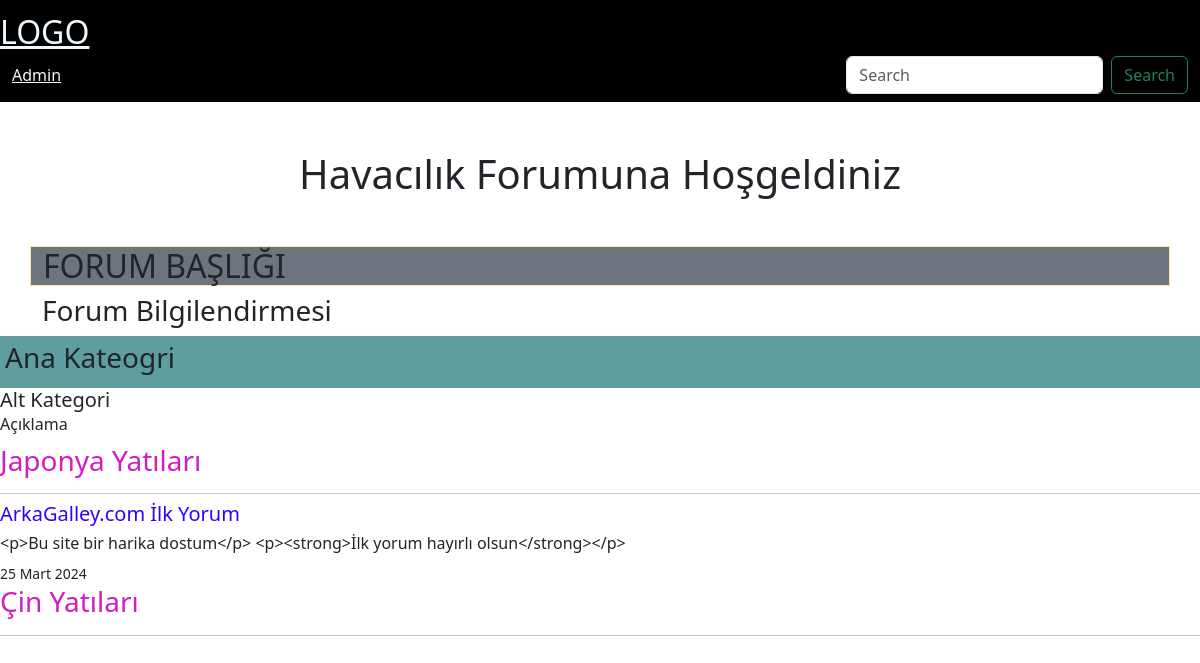
/altforum/, run on an earlier commit of the app's database.
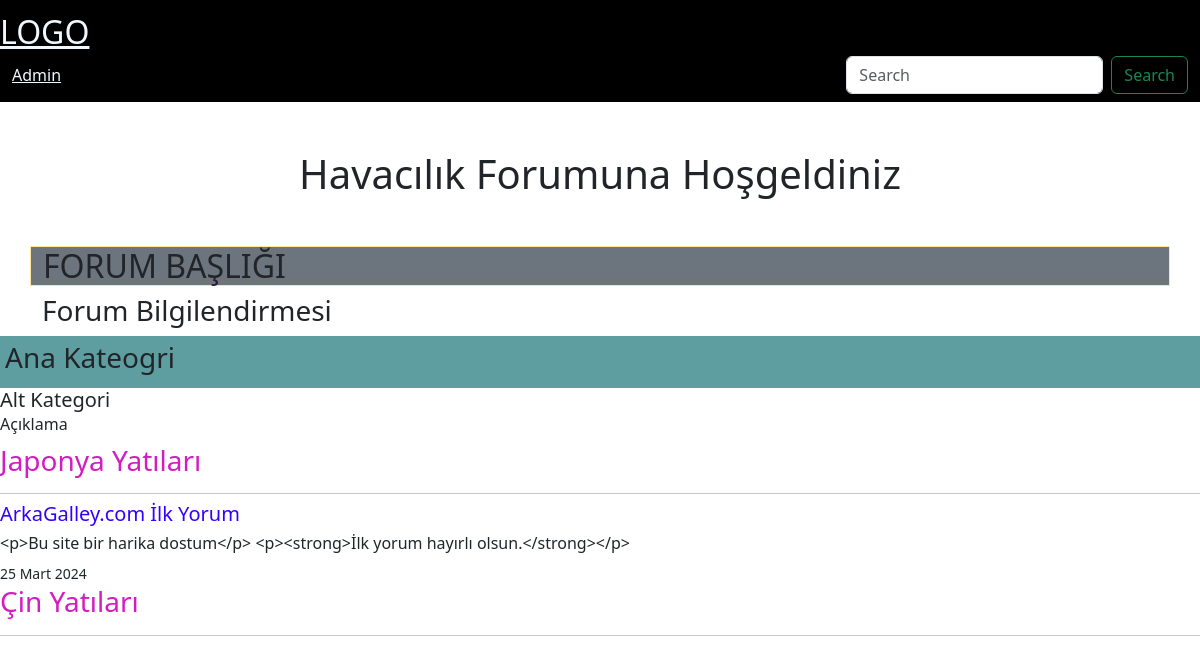
And on a later commit of the database.
### forum/models.py (models this page shows, shortened)
class Subjects(models.Model):
    name = models.CharField(max_length= 100,verbose_name='Konu')
    slug = models.SlugField(null = True, blank = True ,editable=False)
    altKategori = models.ForeignKey(Subcategory,on_delete = models.SET_NULL,null = True)
    created_at = models.DateTimeField(auto_now_add = True, null =True, verbose_name="Oluşturulma Tarihi")
    class Meta:
        verbose_name_plural= '03-Konu Başlıkları'
        verbose_name = 'Konu'
        ordering = ['name']

class Comment(models.Model):
    id = models.UUIDField(primary_key = True, db_index = True , unique= True , default =uuid.uuid4 , editable = False)
    title = models.CharField(max_length =400,verbose_name = 'Başlık')
    owner = models.ForeignKey(User, on_delete = models.CASCADE,null = True, verbose_name = 'Kullanıcı')
    subjects = models.ForeignKey(Subjects,on_delete=models.SET_NULL, null= True,verbose_name='Konu')
    content =RichTextField(('Yorumunuz'))
    image = models.ImageField(upload_to='forum/', verbose_name='Resim',null=True,blank= True)
    slug = models.SlugField(null = True, blank = True, editable = False)
    created_at = models.DateTimeField(auto_now_add = True, null =True, verbose_name="Oluşturulma Tarihi")
    class Meta:
        verbose_name_plural = "04-Yorumlar"
        verbose_name = "Yorum"
        ordering = ['-created_at']

### forum/views.py (the view)
# urls.py: path('altforum/',altForum, name='altForum'),
def altForum(request):
    mysubjects = Subjects.objects.all().order_by('name')
    comment = Comment.objects.all()
    context={
        'mysubjects': mysubjects,
        'comment':comment,
    }
    return render(request, 'forum2.html', context)

### templates/forum2.html (shortened to what this page needs)
{% load humanize %}
<!DOCTYPE html>
<html lang="tr">
<head>
    <link href="https://cdn.jsdelivr.net/npm/bootstrap@5.3.3/dist/css/bootstrap.min.css" rel="stylesheet"
>
    <link rel="stylesheet" href="../static/css/style.css">
</head>
<body>
    {% include 'partials/_navbar.html' %}
    <div class="container mt-3">
        <h1 class="text-center mb-5 mt-5">Havacılık Forumuna Hoşgeldiniz</h1>
        <div class="row">
            <h2 class="border border-1 border-warning-subtle bg-secondary">FORUM BAŞLIĞI</h2>
            <h3 class="forum-text">Forum Bilgilendirmesi </h3>
        </div>
    </div>
    <div class="forum-con">
        <div class="forum-box1">
            <h3>Ana Kateogri</h3>
        </div>
        <div class="forum-box2">
            <h5>Alt Kategori</h5>
            <p>Açıklama</p>
        </div>
    </div>
    <div class="forum-con">
        {% for baslik in mysubjects %}
        <h3 style="color: rgb(210, 30, 192);">{{baslik.name}}</h5>
        <hr class="mb-2">
        {% for yorum in baslik.comment_set.all %}
            <h5 style="color: rgb(51, 0, 255);">{{yorum.title}}</h5>
            <h6>{{yorum.content|truncatechars:'200'}}</h6>
            <small>{{yorum.created_at|naturalday}}</small>
        {% endfor %}
        {% endfor %}
    </div>
</body>
</html>

### templates/partials/_navbar.html (shortened to what this page needs)
<nav class="navbar bg-black">
    <a style="font-size: 32px;color: aliceblue;" href="/">LOGO</a>
    <div class="container-fluid">
        <a target="_blank" style="font-size: 16px;color: aliceblue;" href="http://127.0.0.1:8000/admin/">Admin</a>
        <form class="d-flex" role="search">
            <input class="form-control me-2" type="search" placeholder="Search" aria-label="Search">
            <button class="btn btn-outline-success" type="submit">Search</button>
        </form>
    </div>
</nav>

### static/css/style.css (style rules this page uses)
* { box-sizing: border-box; padding: 0; margin: 0; }
.forum-box1 { background-color: cadetblue; height: auto; padding: 5px; }
.forum-box2 h5 { margin: 0px 0px; }
.forum-box2 p { margin-bottom: 8px; }

What changed in the data, as far as the page shows it:
changed Comment "ArkaGalley.com İlk Yorum": content "<p>Bu site bir harika dostum</p> <p><strong>İlk yorum hayırlı olsun</strong></p>" → "<p>Bu site bir harika dostum</p> <p><strong>İlk yorum hayırlı olsun.</strong></p>"
